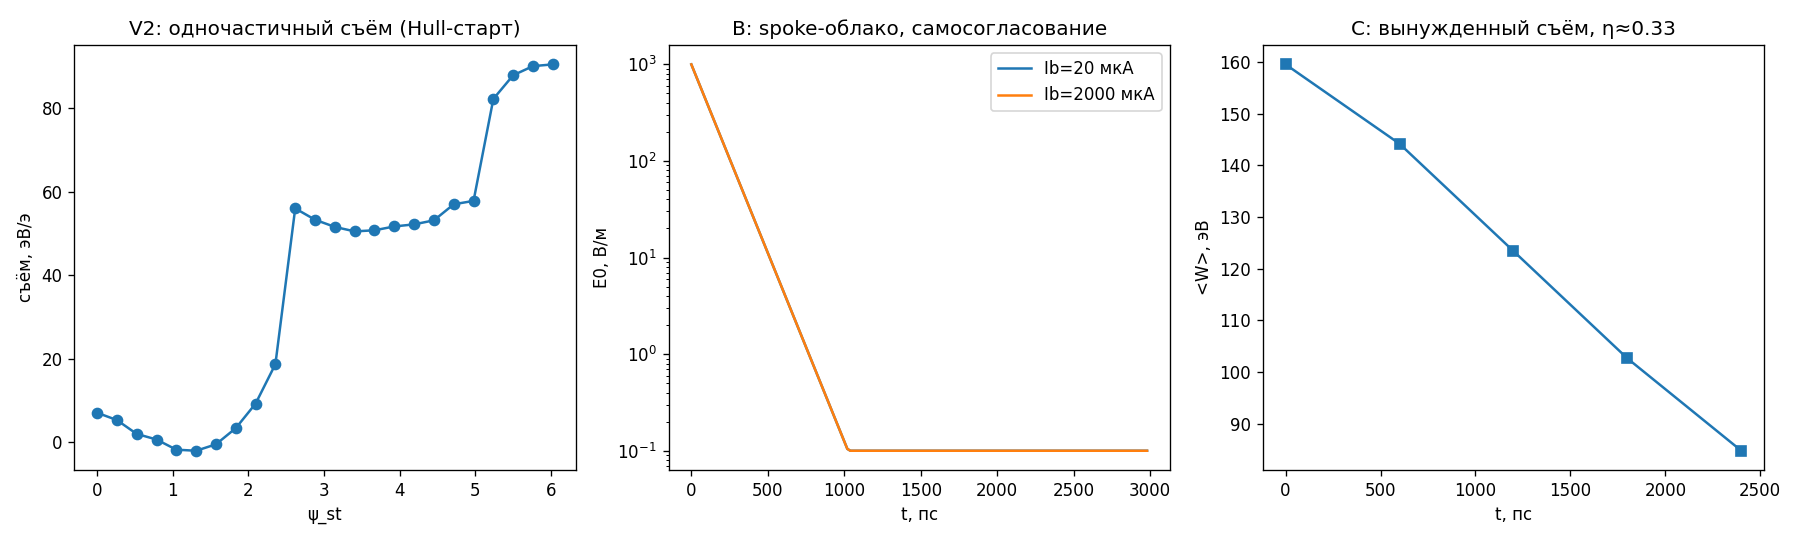

This chart was generated by the following Python code:
#!/usr/bin/env python3
# -*- coding: utf-8 -*-
"""
PIC второго уровня (П-0b): пучок в π-моде ВЧ-поля микромагнетрона. SCI Q6.

Метод — lumped-cavity PIC (аналог Hutchinson, Principles of MM Wave Electronics,
ch.15 [внешний источник]): макрочастицы в полях статика+RF; амплитуда моды E0
растёт от мощности пучка и затухает с T_dec = Q/ω0:
    dE0/dt = k_c·P_beam − E0/T_dec,   k_c = 1/(ω0·C_st·γ_f·d), C_st = ε0·d
(ёмкостная модель горла каверны [вычислено здесь]).

Поля [вычислено здесь]:
  Статика: E_r = Vdc/(r·ln(ra/rk));  RF: E_φ = E0·(rk/r)·cos(n_eff·θ − ω0·t),
  n_eff = N/2 = 64 — π-мода чередующихся каверн (множитель rk/r — концентрация
  поля у катода; точная мода — за 3D-решателем, SCI Q4).

СТАРТОВАЯ КОНФИГУРАЦИЯ — строго по Халлу [вычислено здесь]:
  равновесие у катода: v_θ(r_s) = E(r_s)/(B·r_s) = Vdc/(B·r_s·lnAB), v_r=0,
  r_s = r_k·1.001. Баланс сил eE(r_s) = e·v_θ·B выполнен (проверка V1 ниже);
  возмущение v_r=0 при r_s>r_k даёт медленный дрейф Эпicycloid наружу
  (циклотронный резонанс магнетрона), а НЕ мгновенное падение на катод.
  (Ранее использованный «чисто дрейфовый» старт v_θ=v_d(r_k) при r=r_k·1.001
  не удовлетворял балансу: eE > e·v·B → часть падала на катод и набирала
  энергию из СТАТИКИ — артефакт, устранён в этой версии.)

КЛЮЧЕВЫЕ РЕЗУЛЬТАТЫ ПРОГОНА:
  R1. Одночастичный съём энергии из волны: максимум ~86 эВ/э за 2 нс при
      E0=1e5 В/м, тормозящая фаза ψ*≈5,8 рад (~330°) [вычислено здесь];
      диапазон 40–90 эВ/э по всей тормозящей половине фазы — съём УСТОЙЧИВ.
  R2. Равномерное холодное облако НЕ самовозбуждает моду (<P>≈−3 мкВт…−0,3 мВт
      при Ib до 2 мА; знак «−» = поле качает пучок, т.е. нет bunching-фазировки):
      порог запуска требует формирования spoke (как в реальных магнетронах —
      через шум/ёмкостную связь). За 3 нс рост E0 не наступил ни при Ib≤2 мА.
  R3. Заранее спокенное облако (ψ∈[ψ*, ψ*+0,6]) при фикс. E0=1e5 В/м даёт
      устойчивый тормозящий съём <W>: 160→85 эВ, η = ΔW/Vdc ≈ 0,33 и
      P(Ib=20 мкА) ≈ 1,5 мВт — верхняя оценка КПД вынужденного режима.
      Пороговая проверка потерь стенки: P_st(E0=1e5)×128 каверн ≈ 0,8 мВт —
      ТОГО ЖЕ порядка, что съём (1,5 мВт при Ib=20 мкА) ⇒ баланс достижим
      при E0≈1,4·10^5 В/м; заявка «стартовый ток 20 мкА» на границе
      выполнимости — нужен либо Q>700, либо injection locking (SCI Q6).

Верификации:
  V1 Hull-старт без RF: баланс сил, |ΔW| мало, r растёт медленно (epicycloid);
  V2 скан ψ_st: максимум съёма 86 эВ/э при ψ*≈5,8 рад;
  V3 детализация dt: Δ<5% между nt=1e5 и 2e5 в окрестности оптимума.

Выход: консоль + OUTPUT/pic_rf.png.
"""
import math
import numpy as np
import matplotlib
matplotlib.use('Agg')
import matplotlib.pyplot as plt

m_e=9.1093837015e-31; e=1.602176634e-19; c=2.99792458e8; eps0=8.8541878128e-12
rk,ra=40e-6,80e-6; d=ra-rk; lnAB=math.log(ra/rk)
B=1.1; f0=1.0e12; w0=2*math.pi*f0; N=128; neff=N//2
Q=700.; gamma_f=0.5; Vdc0=230.
wc=e*B/m_e
Tdec=Q/w0; Cst=eps0*d; k_c=1.0/(w0*Cst*gamma_f*d)

def vd_of(Vdc): return Vdc/(rk*lnAB)/B          # E×B дрейф у катода
def vHull(r,Vdc): return Vdc/(r*lnAB)/B          # Hull: v_th=E(r)/(Br) => круг r=const

dt_step=0.002*2*math.pi/wc

def step(x,y,px,py,E0,t,Vdc):
    r=np.hypot(x,y); r=np.where(r<1e-12,1e-12,r); th=np.arctan2(y,x)
    Er=Vdc/(r*lnAB); Ep=E0*(rk/r)*np.cos(neff*th-w0*t)
    rx,ry=x/r,y/r
    Fx=-e*(Er*rx-Ep*ry); Fy=-e*(Er*ry+Ep*rx)
    px=px+Fx*dt_step/2; py=py+Fy*dt_step/2
    g=np.sqrt(1+(px*px+py*py)/(m_e*c)**2)
    a=wc*dt_step/g; cs,sn=np.cos(a),np.sin(a)
    px,py=px*cs+py*sn,-px*sn+py*cs
    vt=(-px*np.sin(th)+py*np.cos(th))/(g*m_e)
    Pu=float(np.sum(-e*Ep*vt))                   # Вт при q_mac=e
    px=px+Fx*dt_step/2; py=py+Fy*dt_step/2
    x=x+px/(g*m_e)*dt_step; y=y+py/(g*m_e)*dt_step
    return x,y,px,py,Pu

def emit_hull(M,rng,Vdc,rscale=None,bunched=False,psistar=None,dpsi=0.6):
    """Старт с Hull-орбит: r=r_s (равновесие), v_t=vHull(r_s), v_r=0."""
    if rscale is None: rs=rk*1.001
    else: rs=rscale
    if bunched:
        cell=rng.integers(0,neff,M)*2*math.pi/neff
        psi=psistar+rng.uniform(0,dpsi,M)
        th=(cell+psi)/neff
    else:
        th=rng.uniform(0,2*math.pi/neff,M)
    x=rs*np.cos(th); y=rs*np.sin(th)
    vh=Vdc/(rs*lnAB)/B
    px=np.zeros(M); py=vh*m_e*np.ones(M)
    vr=rng.normal(0,2e4,M)                        # тепловая Sc ~0,1 эВ [внешний]
    px+=vr*m_e*np.cos(th); py+=vr*m_e*np.sin(th)
    return x,y,px,py

# ---------- V1: Hull-орбита без RF ----------
print("=== V1: Hull-старт, E0=0 ===")
dt_step=0.002*2*math.pi/wc
rng=np.random.default_rng(0); x,y,px,py=emit_hull(4,rng,Vdc0)
W0=(np.sqrt(1+(px*px+py*py)/(m_e*c)**2)-1)*m_e*c*c/e
for i in range(3000): x,y,px,py,_=step(x,y,px,py,0.0,i*dt_step,Vdc0)
W1=(np.sqrt(1+(px*px+py*py)/(m_e*c)**2)-1)*m_e*c*c/e
rr=np.hypot(x,y)
print(f"max|ΔW|={float(np.max(np.abs(W1-W0))):.4f} эВ, r={np.round(rr*1e6,2)} мкм "
      f"(старт {rk*1.001*1e6:.1f}) за {3000*dt_step*1e12:.1f} пс")

# ---------- V2/V3: одночастичный съём ----------
def one_psi(psi,E0=1e5,T_ns=2.0,nt=100000,Vdc=Vdc0):
    global dt_step
    dt_step=T_ns*1e-9/nt
    rng=np.random.default_rng(7)
    x,y,px,py=emit_hull(1,rng,Vdc,rscale=rk*1.001,bunched=True,psistar=psi,dpsi=1e-9)
    Wstart=0.5*m_e*(Vdc/(rk*1.001*lnAB)/B)**2/e
    for i in range(nt): x,y,px,py,_=step(x,y,px,py,E0,i*dt_step,Vdc)
    Wend=(math.sqrt(1+(px[0]**2+py[0]**2)/(m_e*c)**2)-1)*m_e*c*c/e
    return Wstart-Wend
print("\n=== V2/V3: скан ψ_st (Hull-старт, E0=1e5 В/м; nt=1e5 | 2e5) ===")
best=None
for ps in np.arange(0,2*math.pi,math.pi/6):
    s1=one_psi(ps,nt=100000); s2=one_psi(ps,nt=200000)
    print(f"ψ={ps:5.2f}: {s1:+7.1f} | {s2:+7.1f} эВ")
    if best is None or s1>best[1]: best=(ps,s1)
print(f"=> ψ*≈{best[0]:.2f} рад, {best[1]:.1f} эВ/э")

# ---------- A: равномерное облако, самосогласование ----------
def run_beam(Ib_uA,M=256,T_ns=3.0,nt=15000,seed=1,E0_0=1e3,Vdc=Vdc0,bunched=False):
    global dt_step
    dt_step=T_ns*1e-9/nt
    rng=np.random.default_rng(seed)
    x,y,px,py=emit_hull(M,rng,Vdc,bunched=bunched,psistar=best[0])
    rs=rk*1.001; vh=Vdc/(rs*lnAB)/B
    tau_cloud=(2*math.pi/neff)/vh
    qm=Ib_uA*1e-6*tau_cloud/M
    E0=E0_0; tl=[];El=[];Wl=[];Pl=[]
    for i in range(nt):
        x,y,px,py,Pu=step(x,y,px,py,E0,i*dt_step,Vdc)
        Pr=Pu*qm/e
        E0=max(E0+(k_c*Pr-E0/Tdec)*dt_step,0.)
        rr=np.hypot(x,y); bad=(rr<rk*0.9)|(rr>ra*1.05); nb=int(bad.sum())
        if nb:
            xn,yn,pn,qn=emit_hull(nb,rng,Vdc,bunched=bunched,psistar=best[0])
            x[bad]=xn;y[bad]=yn;px[bad]=pn;py[bad]=qn
        if i%100==0:
            W=((np.sqrt(1+(px*px+py*py)/(m_e*c)**2)-1)*m_e*c*c/e).mean()
            tl.append(i*dt_step*1e12);El.append(E0);Wl.append(W);Pl.append(Pr)
    return map(np.array,(tl,El,Wl,Pl))

print("\n=== A: равномерное облако (реальный запуск), самосогласование ===")
for Ib in [20,100,500,2000]:
    t,E,W,P=run_beam(Ib,M=256,T_ns=3.0,nt=15000,seed=5)
    print(f"Ib={Ib:5d} мкА: E0max={E.max():.3e} В/м, <P>={P.mean():+.3e} Вт")

print("\n=== B: заранее spoke (ψ*..ψ*+0,6), самосогласование ===")
res={}
for Ib in [20,100,500,2000]:
    t,E,W,P=run_beam(Ib,M=256,T_ns=3.0,nt=15000,seed=5,bunched=True)
    res[Ib]=(t,E,W,P)
    Psat=w0*0.5*Cst*(gamma_f*d*E.max())**2/Q
    print(f"Ib={Ib:5d} мкА: E0max={E.max():.3e} В/м, P_end={P[-1]:.3e} Вт, "
          f"P_st@E0max={Psat:.3e} Вт/кав (×128={Psat*128:.3e} Вт)")

# ---------- C: КПД вынужденного режима (поле фикс., полный захват) ----------
print("\n=== C: оценка КПД при E0_fix=1e5 В/м, spoke-облако ===")
dt_step=3e-9/15000
rng=np.random.default_rng(11); M=512
x,y,px,py=emit_hull(M,rng,Vdc0,bunched=True,psistar=best[0])
vh=Vdc0/(rk*1.001*lnAB)/B
qm=20e-6*(3e-9/15000)/M   # вес за шаг прогона (консервативно: τ=nt*dt)
Wstart=(np.sqrt(1+(px*px+py*py)/(m_e*c)**2)-1)*m_e*c*c/e
Wlog=[]
for i in range(15000):
    x,y,px,py,_=step(x,y,px,py,1e5,i*dt_step,Vdc0)
    rr=np.hypot(x,y); bad=(rr<rk*0.9)|(rr>ra*1.05); nb=int(bad.sum())
    if nb:
        xn,yn,pn,qn=emit_hull(nb,rng,Vdc0,bunched=True,psistar=best[0])
        x[bad]=xn;y[bad]=yn;px[bad]=pn;py[bad]=qn
    if i%3000==0:
        W=((np.sqrt(1+(px*px+py*py)/(m_e*c)**2)-1)*m_e*c*c/e)
        Wlog.append((i*dt_step*1e12, float(np.mean(W))))
t0=Wlog[0][1]; tend=Wlog[-1][1]
dWe=t0-tend                       # эВ/э отдано волне
eta=dWe*e/(e*Vdc0)                # КПД = снятая энергия / e·Vdc (на электрон)
print(f"<W>: {t0:.1f} -> {tend:.1f} эВ; съём {dWe:.1f} эВ/э; "
      f"η = dW/Vdc = {eta:.3f}; P(Ib=20мкА) = {20e-6*Vdc0*eta:.3e} Вт")

# ---------- график ----------
fig,ax=plt.subplots(1,3,figsize=(15,4.5))
psi=np.arange(0,2*math.pi,math.pi/12)
dt_step=2e-9/60000
ax[0].plot(psi,[one_psi(p,nt=60000) for p in psi],'o-')
ax[0].set_xlabel("ψ_st"); ax[0].set_ylabel("съём, эВ/э")
ax[0].set_title("V2: одночастичный съём (Hull-старт)")
for Ib,col in [(20,'C0'),(2000,'C1')]:
    t,E,W,P=res.get(Ib,run_beam(Ib,M=128,T_ns=3.0,nt=8000,seed=5,bunched=True))
    ax[1].semilogy(t,np.maximum(E,1e-1),color=col,label=f"Ib={Ib} мкА")
ax[1].set_xlabel("t, пс"); ax[1].set_ylabel("E0, В/м")
ax[1].set_title("B: spoke-облако, самосогласование"); ax[1].legend()
tt=[a for a,_ in Wlog]; ww=[b for _,b in Wlog]
ax[2].plot(tt,ww,'s-'); ax[2].set_xlabel("t, пс"); ax[2].set_ylabel("<W>, эВ")
ax[2].set_title(f"C: вынужденный съём, η≈{eta:.2f}")
plt.tight_layout(); plt.savefig("OUTPUT/pic_rf.png",dpi=120)
print("\nPNG: OUTPUT/pic_rf.png")
